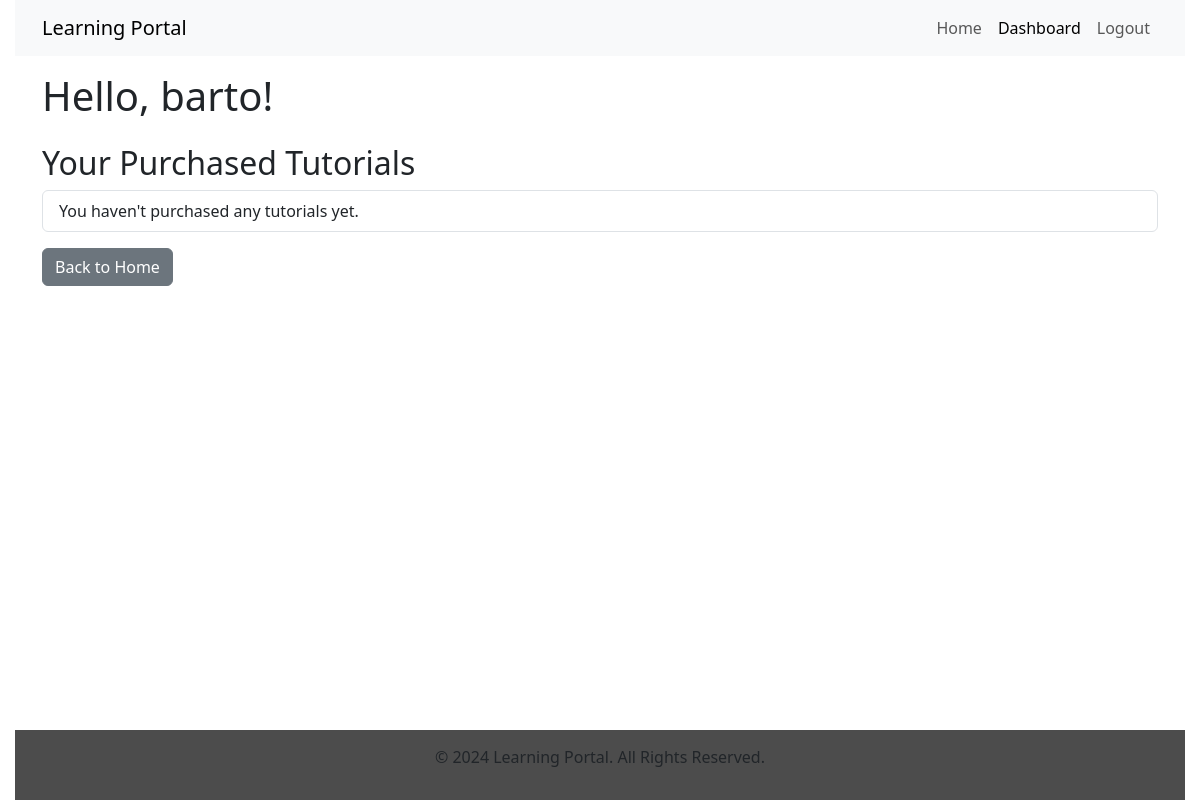
Page /dashboard/ (signed in) on the earlier database version.
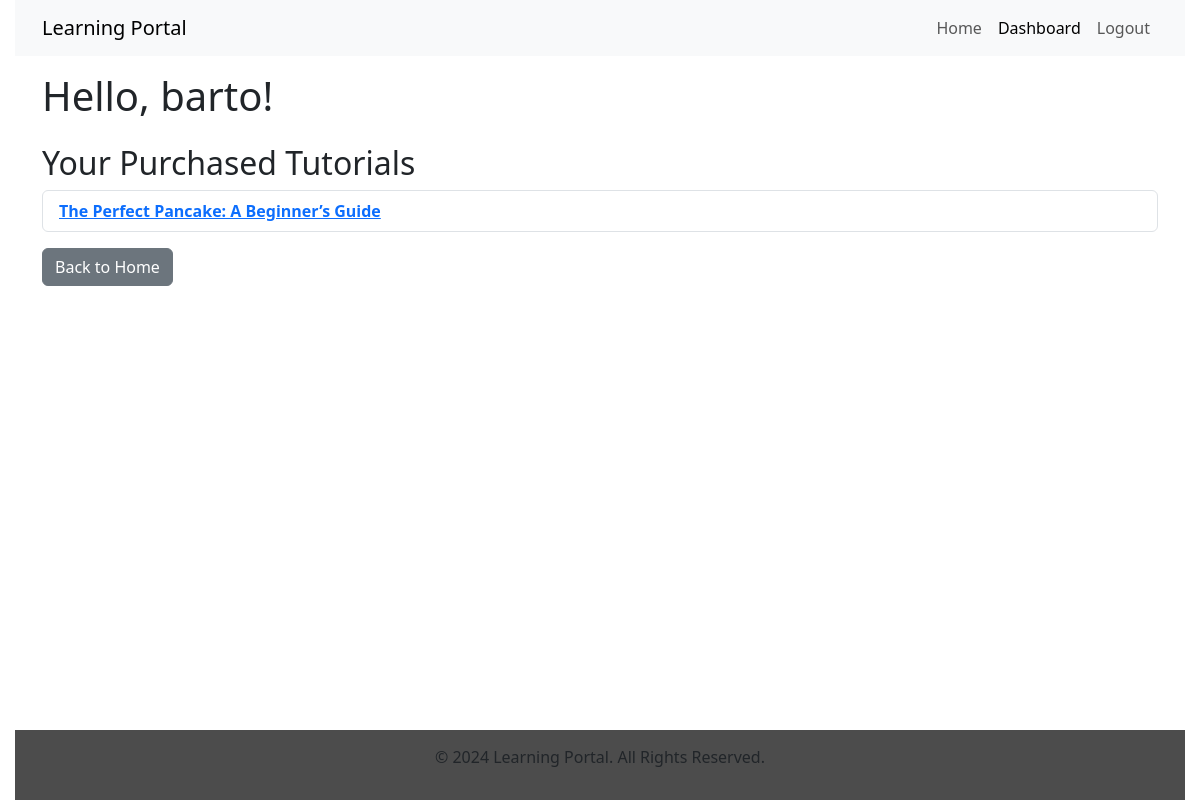
Same page on the later database version.
### main/models.py (models this page shows, shortened)
class Tutorial(models.Model):
    title = models.CharField(max_length=200)
    description = models.TextField()
    content = models.TextField()
    price = models.DecimalField(max_digits=6, decimal_places=2)
    created_at = models.DateTimeField(auto_now_add=True)
    purchased = models.BooleanField(default=False)  # New field

### main/views.py (the view)
# urls.py: path('dashboard/', views.dashboard, name='dashboard'),
@login_required
def dashboard(request):
    purchased_tutorials = Tutorial.objects.filter(purchased=True)
    return render(request, 'main/dashboard.html', {'purchased_tutorials': purchased_tutorials})

### main/templates/main/dashboard.html (shortened to what this page needs)
{% extends 'main/base.html' %}
{% load custom_filters %}
{% block content %}
    <h1 class="mt-3">Hello, {{ user.first_name|default:user.username }}!</h1>
    <h2 class="mt-4">Your Purchased Tutorials</h2>
    <ul class="list-group">
        {% for tutorial in purchased_tutorials %}
            <li class="list-group-item">
                <a href="{% url 'tutorial_detail' tutorial.pk %}">
                    <strong>{{ tutorial.title }}</strong>
                </a>
            </li>
        {% empty %}
            <li class="list-group-item">You haven't purchased any tutorials yet.</li>
        {% endfor %}
    </ul>
    <a href="{% url 'home' %}" class="btn btn-secondary mt-3">Back to Home</a>
{% endblock %}

Differences in the rows shown:
added Tutorial: title "The Perfect Pancake: A Beginner’s Guide"
Other differences:
text no longer shown: "You haven't purchased any tutorials yet."
